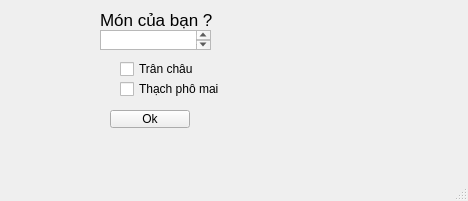
<?xml version="1.0" encoding="UTF-8"?>
<ui version="4.0">
 <class>MainWindow</class>
 <widget class="QMainWindow" name="MainWindow">
  <property name="geometry">
   <rect>
    <x>0</x>
    <y>0</y>
    <width>468</width>
    <height>201</height>
   </rect>
  </property>
  <property name="windowTitle">
   <string>MainWindow</string>
  </property>
  <widget class="QWidget" name="centralwidget">
   <widget class="QPushButton" name="btn_ok">
    <property name="geometry">
     <rect>
      <x>110</x>
      <y>110</y>
      <width>80</width>
      <height>18</height>
     </rect>
    </property>
    <property name="text">
     <string>Ok</string>
    </property>
   </widget>
   <widget class="QCheckBox" name="cb_option_2">
    <property name="geometry">
     <rect>
      <x>120</x>
      <y>80</y>
      <width>101</width>
      <height>18</height>
     </rect>
    </property>
    <property name="text">
     <string>Thạch phô mai</string>
    </property>
   </widget>
   <widget class="QCheckBox" name="cb_option_1">
    <property name="geometry">
     <rect>
      <x>120</x>
      <y>60</y>
      <width>91</width>
      <height>18</height>
     </rect>
    </property>
    <property name="text">
     <string>Trân châu</string>
    </property>
   </widget>
   <widget class="QPlainTextEdit" name="Edit">
    <property name="geometry">
     <rect>
      <x>100</x>
      <y>30</y>
      <width>111</width>
      <height>20</height>
     </rect>
    </property>
   </widget>
   <widget class="QLabel" name="lb_food">
    <property name="geometry">
     <rect>
      <x>100</x>
      <y>10</y>
      <width>331</width>
      <height>20</height>
     </rect>
    </property>
    <property name="font">
     <font>
      <pointsize>13</pointsize>
     </font>
    </property>
    <property name="text">
     <string>Món của bạn ?</string>
    </property>
   </widget>
  </widget>
  <widget class="QMenuBar" name="menubar">
   <property name="geometry">
    <rect>
     <x>0</x>
     <y>0</y>
     <width>468</width>
     <height>17</height>
    </rect>
   </property>
  </widget>
  <widget class="QStatusBar" name="statusbar"/>
 </widget>
 <resources/>
 <connections/>
</ui>
